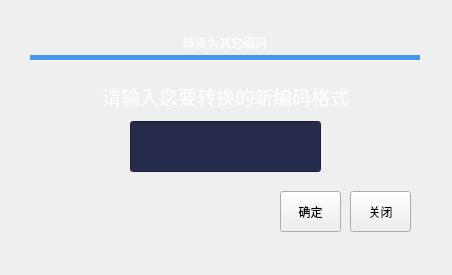
<?xml version="1.0" encoding="UTF-8"?>
<ui version="4.0">
 <class>Form</class>
 <widget class="QWidget" name="Form">
  <property name="geometry">
   <rect>
    <x>0</x>
    <y>0</y>
    <width>452</width>
    <height>275</height>
   </rect>
  </property>
  <property name="windowTitle">
   <string>Form</string>
  </property>
  <widget class="QLabel" name="label">
   <property name="geometry">
    <rect>
     <x>0</x>
     <y>0</y>
     <width>451</width>
     <height>271</height>
    </rect>
   </property>
   <property name="text">
    <string/>
   </property>
   <property name="pixmap">
    <pixmap>res/background.png</pixmap>
   </property>
   <property name="scaledContents">
    <bool>true</bool>
   </property>
  </widget>
  <widget class="QTabWidget" name="tabWidget">
   <property name="geometry">
    <rect>
     <x>30</x>
     <y>30</y>
     <width>391</width>
     <height>211</height>
    </rect>
   </property>
   <property name="styleSheet">
    <string notr="true">QTabWidget::pane{
min-width:70px;
min-height:25px;
border-top: 1px solid;
border-color: white;
}

QTabBar::tab {

min-width:110px;

min-height:25px;

color: white;

font: 57 14pt &quot;Alibaba PuHuiTi&quot;;

border: 0px solid;



}

QTabBar::tab:selected{

min-width:390px;

min-height:25px;
color: white;

font: 57 16pt &quot;Alibaba PuHuiTi&quot;;

border: 0px solid;

border-bottom: 5px solid;

border-color: #4796f0;

}
</string>
   </property>
   <property name="currentIndex">
    <number>0</number>
   </property>
   <widget class="QWidget" name="tab_15">
    <attribute name="title">
     <string>转换为其它编码</string>
    </attribute>
    <widget class="QLabel" name="label_20">
     <property name="geometry">
      <rect>
       <x>10</x>
       <y>20</y>
       <width>371</width>
       <height>31</height>
      </rect>
     </property>
     <property name="font">
      <font>
       <family>Alibaba PuHuiTi</family>
       <pointsize>14</pointsize>
       <weight>7</weight>
       <italic>false</italic>
       <bold>false</bold>
      </font>
     </property>
     <property name="autoFillBackground">
      <bool>false</bool>
     </property>
     <property name="styleSheet">
      <string notr="true">color: white;
font: 57 14pt &quot;Alibaba PuHuiTi&quot;;</string>
     </property>
     <property name="text">
      <string>请输入您要转换的新编码格式</string>
     </property>
     <property name="alignment">
      <set>Qt::AlignCenter</set>
     </property>
    </widget>
    <widget class="QPushButton" name="pushButton_4">
     <property name="geometry">
      <rect>
       <x>320</x>
       <y>130</y>
       <width>61</width>
       <height>41</height>
      </rect>
     </property>
     <property name="styleSheet">
      <string notr="true">QPushButton {	
	color: white;
	font: 57 12pt &quot;Alibaba PuHuiTi&quot;;
	background-color: rgb(107, 146, 255);
	border-radius:10px;
}
QPushButton:hover {
	color: black;
	background-color: rgb(129, 162, 255)
}
QPushButton:pressed {	
	background-color: rgb(107, 146, 255);
	color: white;
}
border-image: url(:/button/button_unselected.png);</string>
     </property>
     <property name="text">
      <string>关闭</string>
     </property>
    </widget>
    <widget class="QLineEdit" name="lineEdit_4">
     <property name="geometry">
      <rect>
       <x>100</x>
       <y>60</y>
       <width>191</width>
       <height>51</height>
      </rect>
     </property>
     <property name="styleSheet">
      <string notr="true">background-color: rgb(38, 43, 75);
color: white;
font: 57 14pt &quot;Alibaba PuHuiTi&quot;;</string>
     </property>
     <property name="alignment">
      <set>Qt::AlignCenter</set>
     </property>
    </widget>
    <widget class="QPushButton" name="pushButton_11">
     <property name="geometry">
      <rect>
       <x>250</x>
       <y>130</y>
       <width>61</width>
       <height>41</height>
      </rect>
     </property>
     <property name="styleSheet">
      <string notr="true">QPushButton {	
	color: white;
	font: 57 12pt &quot;Alibaba PuHuiTi&quot;;
	background-color: rgb(107, 146, 255);
	border-radius:10px;
}
QPushButton:hover {
	color: black;
	background-color: rgb(129, 162, 255)
}
QPushButton:pressed {	
	background-color: rgb(107, 146, 255);
	color: white;
}
border-image: url(:/button/button_unselected.png);</string>
     </property>
     <property name="text">
      <string>确定</string>
     </property>
    </widget>
   </widget>
  </widget>
 </widget>
 <resources/>
 <connections/>
</ui>
